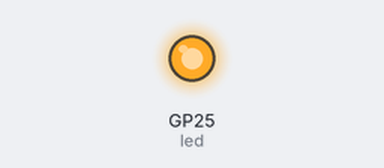
Simulated run of this program. Board: Raspberry Pi Pico running CircuitPython. On the bench: output pins drawn as LEDs (lit = HIGH). USB keyboard and mouse output is not drawn.

Above: at 7.5 s.
At 40.0 s:
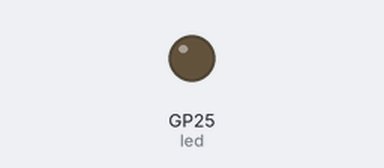
Timing chart, 0 to 89.6 s (numbered marks = the images above):
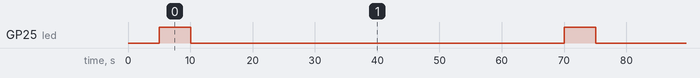

Measured:
- by itself, GP25 (led): alternates HIGH for 5.1 s and LOW for 60.0 s

The program:

code.py
```python
import time
import usb_hid
from adafruit_hid.mouse import Mouse
import board
import digitalio as digitalIO

mouse = Mouse(usb_hid.devices)
led = digitalIO.DigitalInOut(board.GP25)
led.direction = digitalIO.Direction.OUTPUT

led.value = False
time.sleep(5)
mouse.move(y=400)

while True:
    click = 500
    while click > 0:
        led.value = True
        mouse.click(Mouse.LEFT_BUTTON)
        time.sleep(0.01)
        click = click -1
    led.value = False
    time.sleep(60)
```
